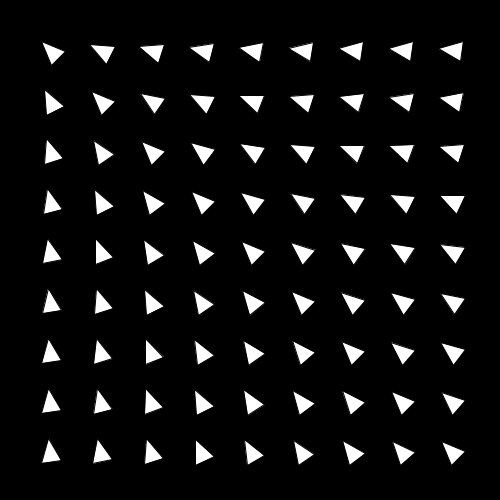
Frame 1 (no input)
Frame 60 (the mouse pressed at the canvas centre just before this capture): identical to frame 1, image omitted
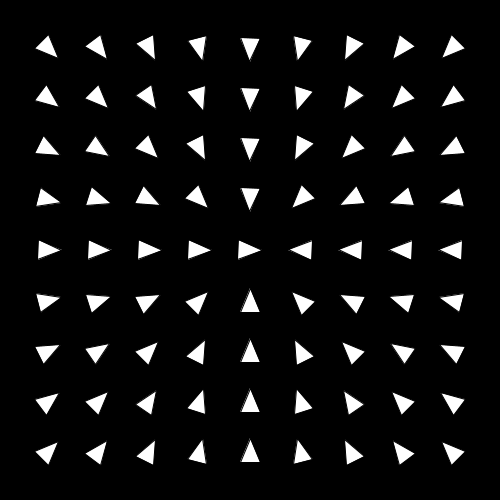
Frame 120 (the mouse held since frame 60 and released just before this capture)

The Processing sketch that drew these frames (run headless with seeded random() and noise(); from frame 60 on, the mouse is pressed at the canvas centre):

// Processing sketch: sketch_181008k_triaanglesList3
// ── sketch_181008k_triaanglesList3.pde
//make triangles following mouse
class Triangle {  
  float rotation;
  PVector pos;


  Triangle(float x, float y, float rotation) {
    this.pos = new PVector(x, y);
    this.rotation = 0;  // rotation
  }

  void draw() {
    pushMatrix();
    translate(pos.x, pos.y);
    rotate(rotation);
    triangle(-w/2, h/2, 0, -h/2, w/2, h/2);
    popMatrix();
  }

  void update() {
    if (followTrigger) {
      // mouse observation
      PVector mPos = new PVector(mouseX, mouseY);
      PVector dir = PVector.sub(mPos, pos);
      rotation = HALF_PI+dir.heading();
    } else {
      rotation = 0;
    }
  }

  void changeDirection(float rotation) {
    this.rotation = rotation;
  }
}


//int totalNum = 100;
ArrayList<Triangle> triangles = new ArrayList<Triangle>();
int lastFrameCountSeconds = 0;
int w = 20;
int h = 25;
int margin = 50;
boolean followTrigger = true;

void setup() {
  size(500, 500);
  for (int i=margin; i<width; i+=margin) {
    for (int j=margin; j<height; j+=margin) {
      triangles.add( new Triangle(i, j, random(360)) );
    }
  }
}

void draw() {
  background(0);
  for (Triangle tri : triangles) {
    tri.update();  //followMouse
    tri.draw();
  }
}


//void mouseMoved() {
//  for (Triangle tri : triangles) {
//    tri.update();  //followMouse
//  }
//}

void keyPressed() {
  followTrigger = !followTrigger;  // switch fix to rotate
}
